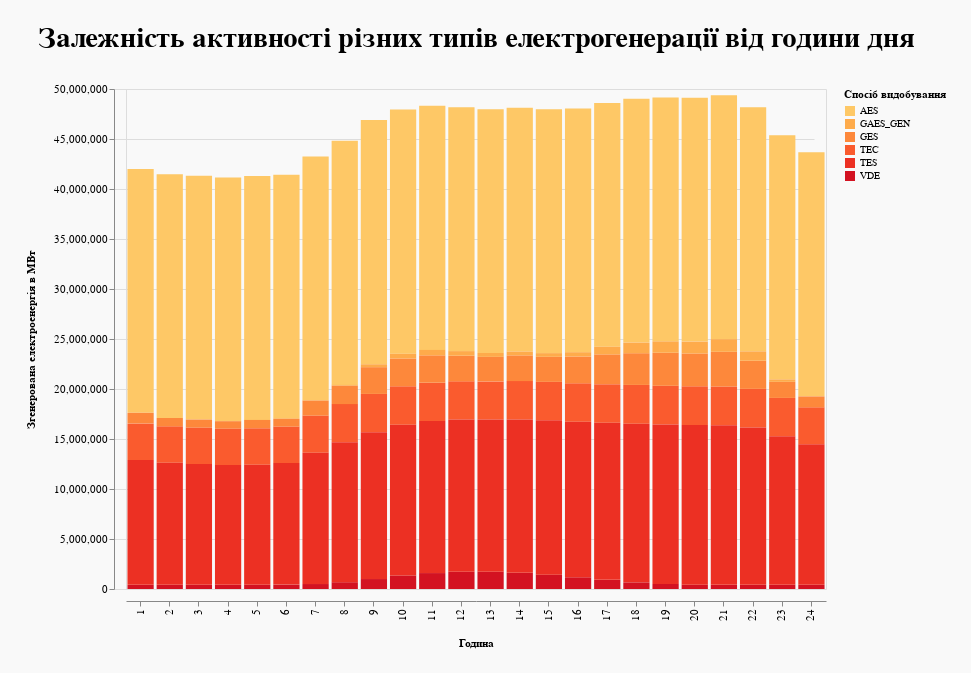

The code cell stored with this chart in its notebook:
### Code cell
alt.Chart(df3, title='Залежність активності різних типів електрогенерації від години дня').transform_filter(alt.FieldRangePredicate(field='time', range=[0, 24])).mark_bar().encode(
    x = alt.X('time:N', title='Година', sort=alt.EncodingSortField(field='time', order='ascending')),
    y = alt.Y('Total:Q', title="Згенерована електроенергія в МВт", sort=alt.EncodingSortField(field='time', order='ascending')),
    color = alt.Color('variable:N', title='Спосіб видобування', scale=alt.Scale(scheme='yelloworangered'))
).properties(
    width = 700, height = 500, background = '#F9F9F9', padding = 25
).configure_title(
    fontSize=28,
    font='Areal',
    offset=30,
).configure_axis(
    offset=12,
    labelFontSize=11,
    titleFontSize=11,
    titlePadding=17
)

### Figure 1 — Vega-Lite specification as saved in the notebook (floating-point values rounded to 4 significant figures; data arrays with more than 128 entries replaced by an {"elided": "..."} marker saying what was removed)
{"config": {"view": {"continuousWidth": 400, "continuousHeight": 300}, "axis": {"labelFontSize": 11, "offset": 12, "titleFontSize": 11, "titlePadding": 17}, "title": {"font": "Areal", "fontSize": 28, "offset": 30}}, "data": {"name": "data-afb8d4781dbb0fe4aa0dfa2695052470"}, "mark": "bar", "background": "#F9F9F9", "encoding": {"color": {"type": "nominal", "field": "variable", "scale": {"scheme": "yelloworangered"}, "title": "Спосіб видобування"}, "x": {"type": "nominal", "field": "time", "sort": {"field": "time", "order": "ascending"}, "title": "Година"}, "y": {"type": "quantitative", "field": "Total", "sort": {"field": "time", "order": "ascending"}, "title": "Згенерована електроенергія в МВт"}}, "height": 500, "padding": 25, "title": "Залежність активності різних типів електрогенерації від години дня", "transform": [{"filter": {"field": "time", "range": [0, 24]}}], "width": 700, "$schema": "https://vega.github.io/schema/vega-lite/v4.8.1.json", "datasets": {"data-afb8d4781dbb0fe4aa0dfa2695052470": {"elided": "144 records"}}}
